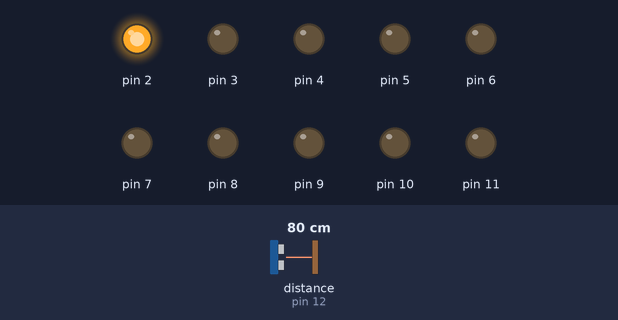
Recording of a sketch running on a simulated Arduino Uno, built with avr-gcc and run on an emulated ATmega328P. On the bench: output pins drawn as LEDs (lit = HIGH). Wiring (inferred from the names in the program): ultrasonic range finder: trigger pin 13; echo pin 12. The test bench sets the inputs (shaded band); at power-on: distance to the obstacle (sensor on pin 12) 80 cm. The echo pulse lasts 58.3 µs per cm; pins used as bus, display or sensor lines are not drawn.

Above: at 1.2 s.
1.3 s: distance to the obstacle (sensor on pin 12) set to 48 cm
2.8 s: distance to the obstacle (sensor on pin 12) set to 41 cm
At 4.0 s:
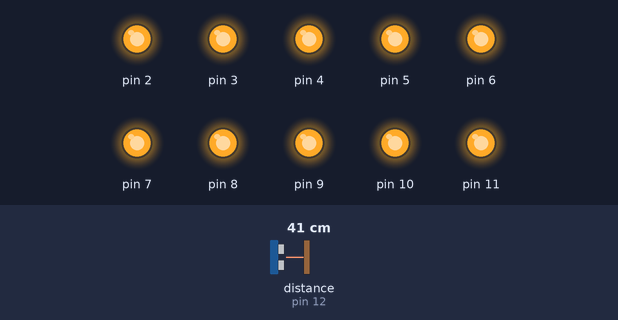
4.3 s: distance to the obstacle (sensor on pin 12) set to 23 cm
5.8 s: distance to the obstacle (sensor on pin 12) set to 19 cm
At 6.8 s:
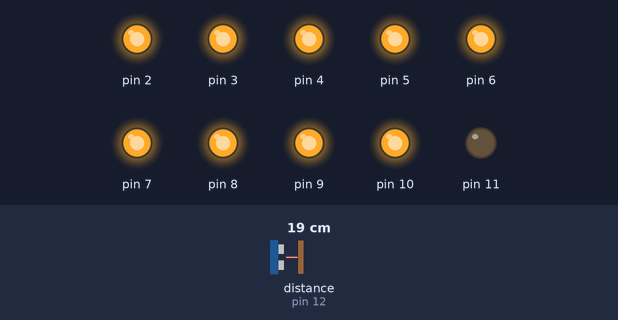
7.3 s: distance to the obstacle (sensor on pin 12) set to 4 cm
At 8.0 s:
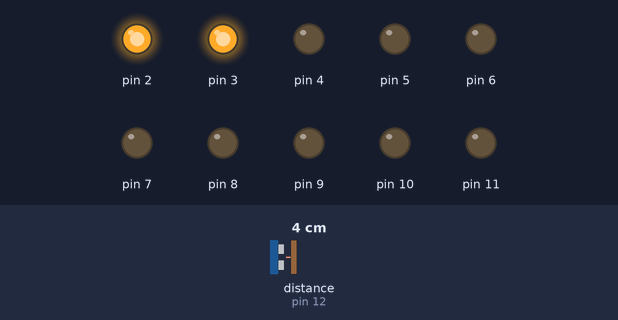
8.8 s: distance to the obstacle (sensor on pin 12) set to 2 cm
At 9.1 s:
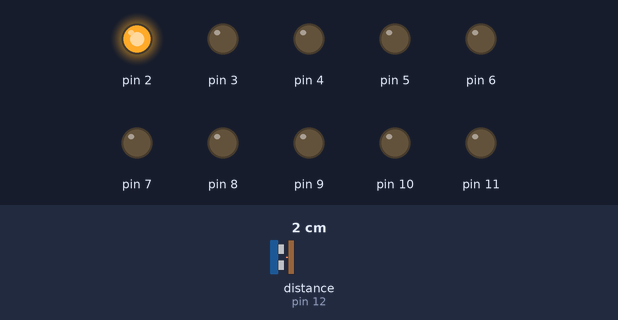
Timing chart, 0 to 11.3 s (numbered marks = the images above; inputs shaded):
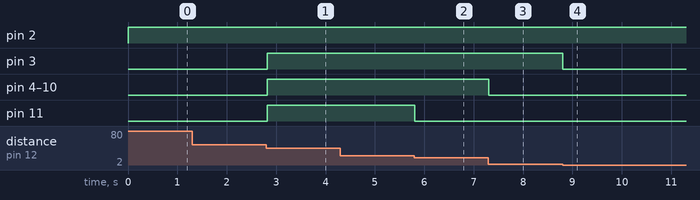

Measured:
- the behaviour switches between 44 and 43 cm on distance to the obstacle (sensor on pin 12) (found by bisection; images 0 and 1)
- the behaviour switches between 21 and 20 cm on distance to the obstacle (sensor on pin 12) (found by bisection; images 1 and 2)
- after the input at 1.3 s, every drawn part: stays the same
- after the input at 2.8 s, pin 3–11: LOW → HIGH at once
- after the input at 4.3 s, every drawn part: stays the same
- after the input at 5.8 s, pin 11: HIGH → LOW at once
- after the input at 7.3 s, pin 4–10: HIGH → LOW at once
- after the input at 8.8 s, pin 3: HIGH → LOW at once

The sketch:

Ultra_theremin.ino
```cpp
#define firewall 6
#define trigpin  13  // Arduino pin tied to trigger pin on the ultrasonic sensor.
#define echopin     12  // Arduino pin tied to echo pin on the ultrasonic sensor.
#define maxdistance 100 // Maximum distance we want to ping for (in centimeters). Maximum sensor distance is rated at 400-500cm.

int lasts[firewall];

int ultra(){
  digitalWrite(trigpin, LOW);
  delayMicroseconds(2);
  // Sets the trigPin HIGH (ACTIVE) for 10 microseconds
  digitalWrite(trigpin, HIGH);
  delayMicroseconds(10);
  digitalWrite(trigpin, LOW);
  // Reads the echoPin, returns the sound wave travel time in microseconds
  int dist = pulseIn(echopin, HIGH, 30*maxdistance);
  return (int)((double)(dist)*0.01715);
}

int aver(){
  int s = 0;
  for(int i = 0; i < firewall; i++){
    s += lasts[i];
  }
  s = s/firewall;
  return s;
}

void setup(){
	pinMode(echopin, INPUT);
	pinMode(trigpin, OUTPUT);
  for(int i = 2; i < 12; i++){
    pinMode(i, OUTPUT);
  }
  Serial.begin(115200);
}

int level;

void loop(){
  int a = ultra();
  if(abs(aver()-a) < 20){
    level = map(a, 0, 20, 2, 11);
  }
  for(int i = 2; i < level+1; i++){
    digitalWrite(i, HIGH);
  }
  for(int i = level+1; i < 12; i++){
    digitalWrite(i, LOW);
  }
  for(int i = 0; i < firewall; i++){
    lasts[i] = lasts[i+1];
  }
  lasts[firewall-1] = a;
}
```
